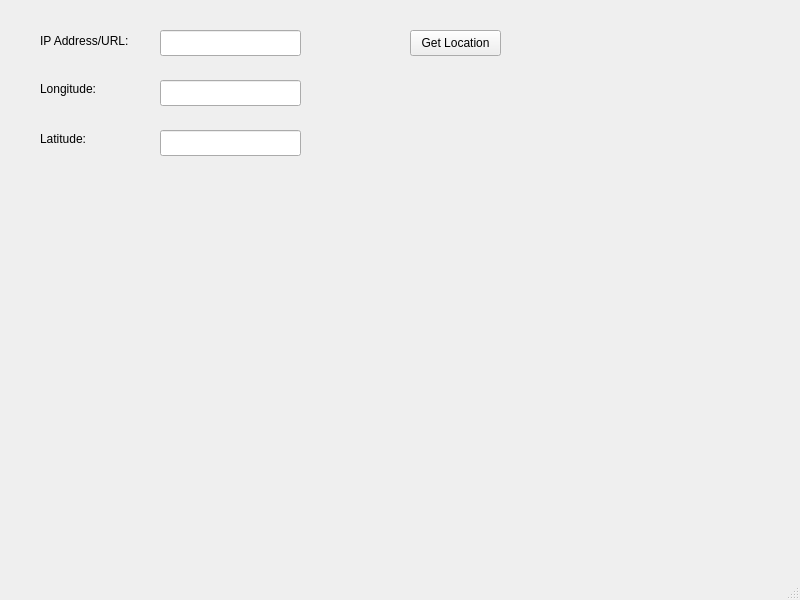
<?xml version="1.0" encoding="UTF-8"?>
<ui version="4.0">
 <class>MainWindow</class>
 <widget class="QMainWindow" name="MainWindow">
  <property name="geometry">
   <rect>
    <x>0</x>
    <y>0</y>
    <width>800</width>
    <height>600</height>
   </rect>
  </property>
  <property name="windowTitle">
   <string>MainWindow</string>
  </property>
  <widget class="QWidget" name="centralwidget">
   <widget class="QLineEdit" name="input_value_edit">
    <property name="geometry">
     <rect>
      <x>160</x>
      <y>30</y>
      <width>141</width>
      <height>26</height>
     </rect>
    </property>
   </widget>
   <widget class="QLineEdit" name="lonitude_edit">
    <property name="geometry">
     <rect>
      <x>160</x>
      <y>80</y>
      <width>141</width>
      <height>26</height>
     </rect>
    </property>
    <property name="readOnly">
     <bool>true</bool>
    </property>
   </widget>
   <widget class="QPushButton" name="get_location_button">
    <property name="geometry">
     <rect>
      <x>410</x>
      <y>30</y>
      <width>91</width>
      <height>26</height>
     </rect>
    </property>
    <property name="text">
     <string>Get Location</string>
    </property>
   </widget>
   <widget class="QLabel" name="label">
    <property name="geometry">
     <rect>
      <x>40</x>
      <y>30</y>
      <width>111</width>
      <height>21</height>
     </rect>
    </property>
    <property name="text">
     <string>IP Address/URL:</string>
    </property>
   </widget>
   <widget class="QLabel" name="label_2">
    <property name="geometry">
     <rect>
      <x>40</x>
      <y>80</y>
      <width>81</width>
      <height>18</height>
     </rect>
    </property>
    <property name="text">
     <string>Longitude:</string>
    </property>
   </widget>
   <widget class="QLabel" name="label_3">
    <property name="geometry">
     <rect>
      <x>40</x>
      <y>130</y>
      <width>81</width>
      <height>18</height>
     </rect>
    </property>
    <property name="text">
     <string>Latitude:</string>
    </property>
   </widget>
   <widget class="QLineEdit" name="latitude_edit">
    <property name="geometry">
     <rect>
      <x>160</x>
      <y>130</y>
      <width>141</width>
      <height>26</height>
     </rect>
    </property>
   </widget>
  </widget>
  <widget class="QMenuBar" name="menubar">
   <property name="geometry">
    <rect>
     <x>0</x>
     <y>0</y>
     <width>800</width>
     <height>23</height>
    </rect>
   </property>
  </widget>
  <widget class="QStatusBar" name="statusbar"/>
 </widget>
 <resources/>
 <connections/>
</ui>
